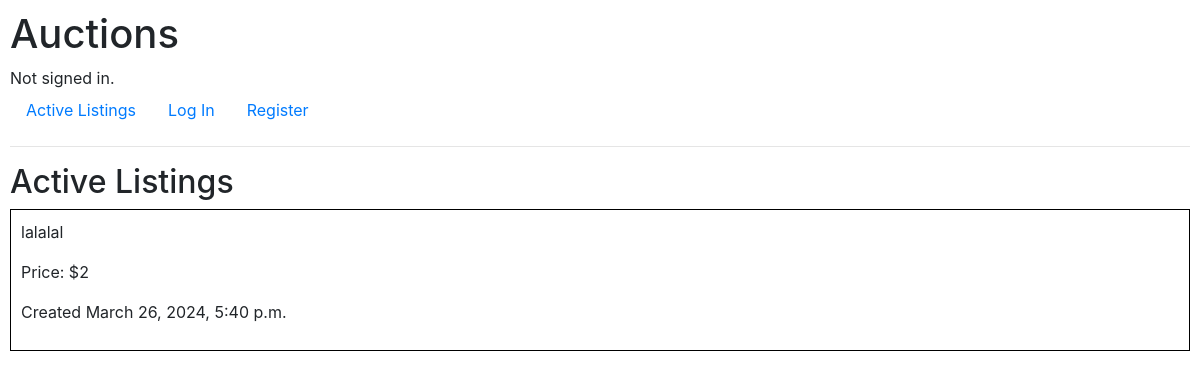
/, run on an earlier commit of the app's database.
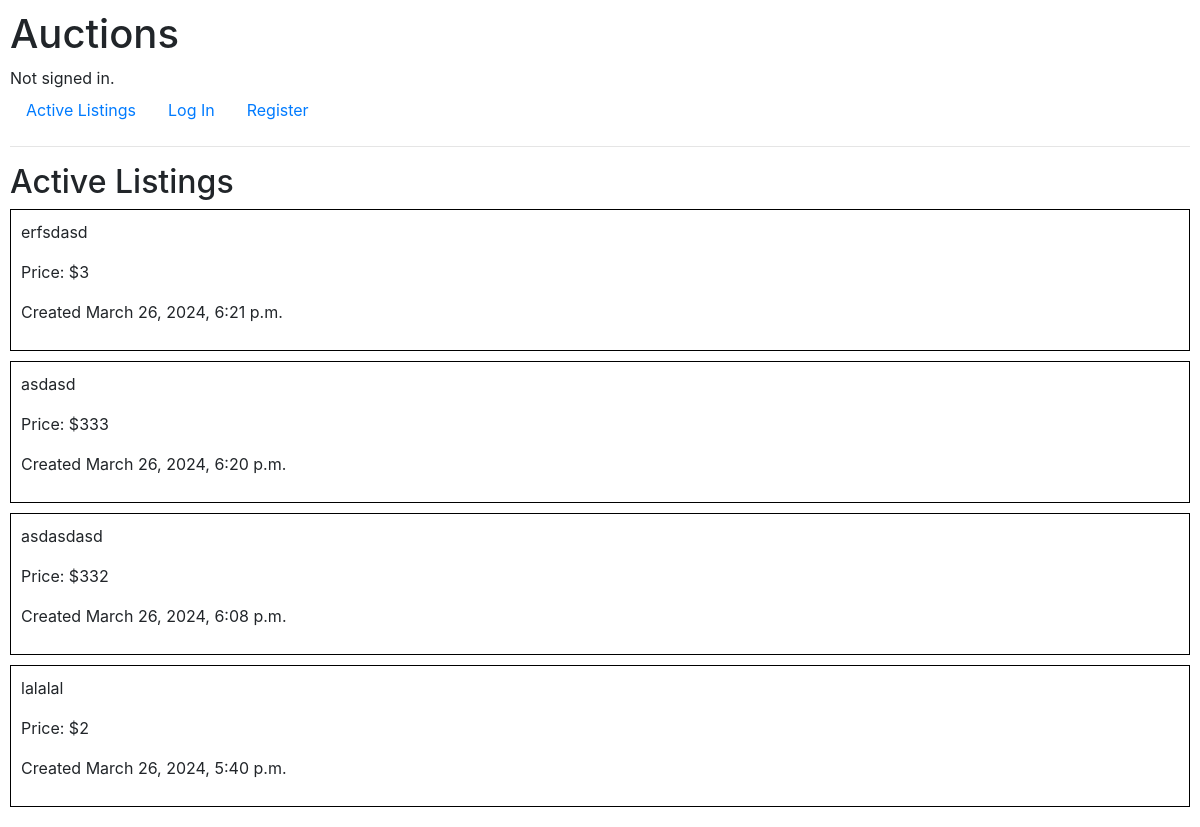
And on a later commit of the database.
### auctions/models.py (models this page shows, shortened)
class AuctionListing(models.Model):
    id = models.BigAutoField(primary_key=True)
    auctioneer = models.ForeignKey(User, on_delete=models.CASCADE, related_name="listings", default=1)
    title = models.CharField(max_length=64)
    description = models.CharField(max_length=255)
    starting_bid = models.IntegerField()
    date_created = models.DateTimeField(auto_now_add=True)
    category = models.ForeignKey(Category, on_delete=models.CASCADE, related_name="auctions")

### auctions/views.py (the view)
# urls.py: path("", views.index, name="index"),
def index(request):
    auctions = AuctionListing.objects.order_by("-date_created")
    return render(request, "auctions/index.html", {
        "auctions": auctions
    })

### auctions/templates/auctions/index.html
{% extends "auctions/layout.html" %}
{% block body %}
    <h2>Active Listings</h2>
    <div>
        {% for auction in auctions %}
            <a href="{% url 'listing_view' auction.id%}" class="auction-link">
                <div class="auction">
                    <p>{{ auction.title }}</p>
                    <p>Price: ${{ auction.starting_bid }}</p>
                    <p>Created {{ auction.date_created }}</p>
                </div>
            </a>
        {% endfor %}
    </div>
{% endblock %}

What changed in the data, as far as the page shows it:
added AuctionListing: title "erfsdasd", starting_bid "3", date_created "March 26, 2024, 6:21 p.m."
added AuctionListing: title "asdasd", starting_bid "333", date_created "March 26, 2024, 6:20 p.m."
added AuctionListing: title "asdasdasd", starting_bid "332", date_created "March 26, 2024, 6:08 p.m."
